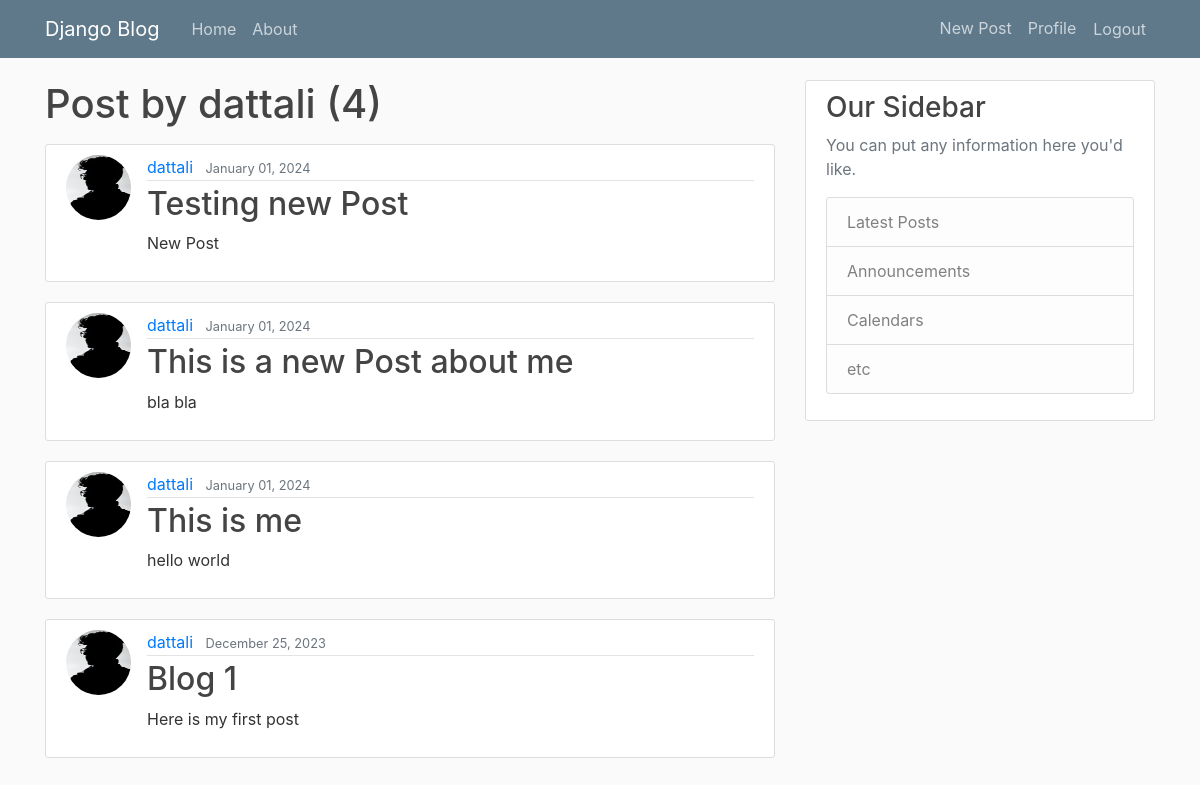
/user/dattali/ (signed in), run on the app's committed database.
### blog/models.py (models this page shows, shortened)
class Post(models.Model):
    title = models.CharField(max_length=100)
    content = models.TextField()
    date_posted = models.DateTimeField(default=timezone.now)
    author = models.ForeignKey(User, on_delete=models.CASCADE)

### users/models.py (models this page shows, shortened)
class Profile(models.Model):
    user = models.OneToOneField(User, on_delete=models.CASCADE)
    image = models.ImageField(default='default.jpg', upload_to='profile_pics')

### blog/views.py (the view)
# urls.py: path('user/<str:username>/', UserPostListView.as_view(), name='user-posts'),
class UserPostListView(ListView):
    model = Post
    template_name = 'blog/user_posts.html'  # <app>/<mode>_<view_type>.html
    context_object_name = 'posts'
    paginate_by = 5
    def get_queryset(self):
        user = get_object_or_404(User, username=self.kwargs.get('username'))
        return Post.objects.filter(author=user).order_by('-date_posted')

### blog/templates/blog/user_posts.html (shortened to what this page needs)
{% extends "blog/base.html" %}
{% block content %}
    <h1 class="mb-3">Post by {{ view.kwargs.username }} ({{ page_obj.paginator.count }})</h1>
    {% for post in posts %}
        <article class="media content-section">
            <img src="{{ post.author.profile.image.url }}" alt="profile picture" class="rounded-circle article-img">
            <div class="media-body">
                <div class="article-metadata">
                    <a class="mr-2" href="{% url "user-posts" post.author.username %}">{{ post.author }}</a>
                    <small class="text-muted">{{ post.date_posted|date:"F d, Y" }}</small>
                </div>
                <h2><a class="article-title" href="{% url "post-detail" post.id %}">{{ post.title }}</a></h2>
                <p class="article-content">{{ post.content }}</p>
            </div>
        </article>
    {% endfor %}
{% endblock %}

### blog/static/blog/main.css (style rules this page uses)
body { background: #fafafa; color: #333333; margin-top: 5rem; }
h1, h2, h3, h4, h5, h6 { color: #444444; }
a { text-decoration: none; }
.content-section { background: #ffffff; padding: 10px 20px; border: 1px solid #dddddd; border-radius: 3px; margin-bottom: 20px; }
.article-title { color: #444444; }
.article-content { white-space: pre-line; }
.article-img { height: 65px; width: 65px; margin-right: 16px; }
.article-metadata { padding-bottom: 1px; margin-bottom: 4px; border-bottom: 1px solid #e3e3e3 }

### data on the page
Post: author.profile.image (picture), author "dattali", date_posted "January 01, 2024", title "Testing new Post", content "New Post"
Post: author.profile.image (picture), author "dattali", date_posted "January 01, 2024", title "This is a new Post about me", content "bla bla"
Post: author.profile.image (picture), author "dattali", date_posted "January 01, 2024", title "This is me", content "hello world"
Post: author.profile.image (picture), author "dattali", date_posted "December 25, 2023", title "Blog 1", content "Here is my first post"

### other printed values
{{ view.kwargs.username }} "dattali"
{{ page_obj.paginator.count }} "4"
